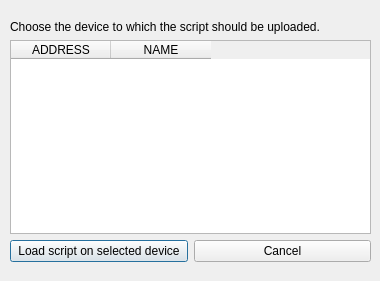
<?xml version="1.0" encoding="UTF-8"?>
<ui version="4.0">
 <class>ScriptLoader</class>
 <widget class="QDialog" name="ScriptLoader">
  <property name="geometry">
   <rect>
    <x>0</x>
    <y>0</y>
    <width>380</width>
    <height>281</height>
   </rect>
  </property>
  <property name="windowTitle">
   <string>ScriptLoader</string>
  </property>
  <widget class="QWidget" name="verticalLayoutWidget">
   <property name="geometry">
    <rect>
     <x>10</x>
     <y>20</y>
     <width>361</width>
     <height>242</height>
    </rect>
   </property>
   <layout class="QVBoxLayout" name="verticalLayout">
    <item>
     <widget class="QLabel" name="label">
      <property name="text">
       <string>Choose the device to which the script should be uploaded.</string>
      </property>
     </widget>
    </item>
    <item>
     <widget class="QTableWidget" name="tableWidget">
      <property name="editTriggers">
       <set>QAbstractItemView::NoEditTriggers</set>
      </property>
      <property name="selectionMode">
       <enum>QAbstractItemView::SingleSelection</enum>
      </property>
      <property name="selectionBehavior">
       <enum>QAbstractItemView::SelectRows</enum>
      </property>
      <column>
       <property name="text">
        <string>ADDRESS</string>
       </property>
      </column>
      <column>
       <property name="text">
        <string>NAME</string>
       </property>
      </column>
     </widget>
    </item>
    <item>
     <layout class="QHBoxLayout" name="horizontalLayout">
      <item>
       <widget class="QPushButton" name="okButton">
        <property name="text">
         <string>Load script on selected device</string>
        </property>
       </widget>
      </item>
      <item>
       <widget class="QPushButton" name="cancelButton">
        <property name="text">
         <string>Cancel</string>
        </property>
       </widget>
      </item>
     </layout>
    </item>
   </layout>
  </widget>
 </widget>
 <resources/>
 <connections/>
</ui>
